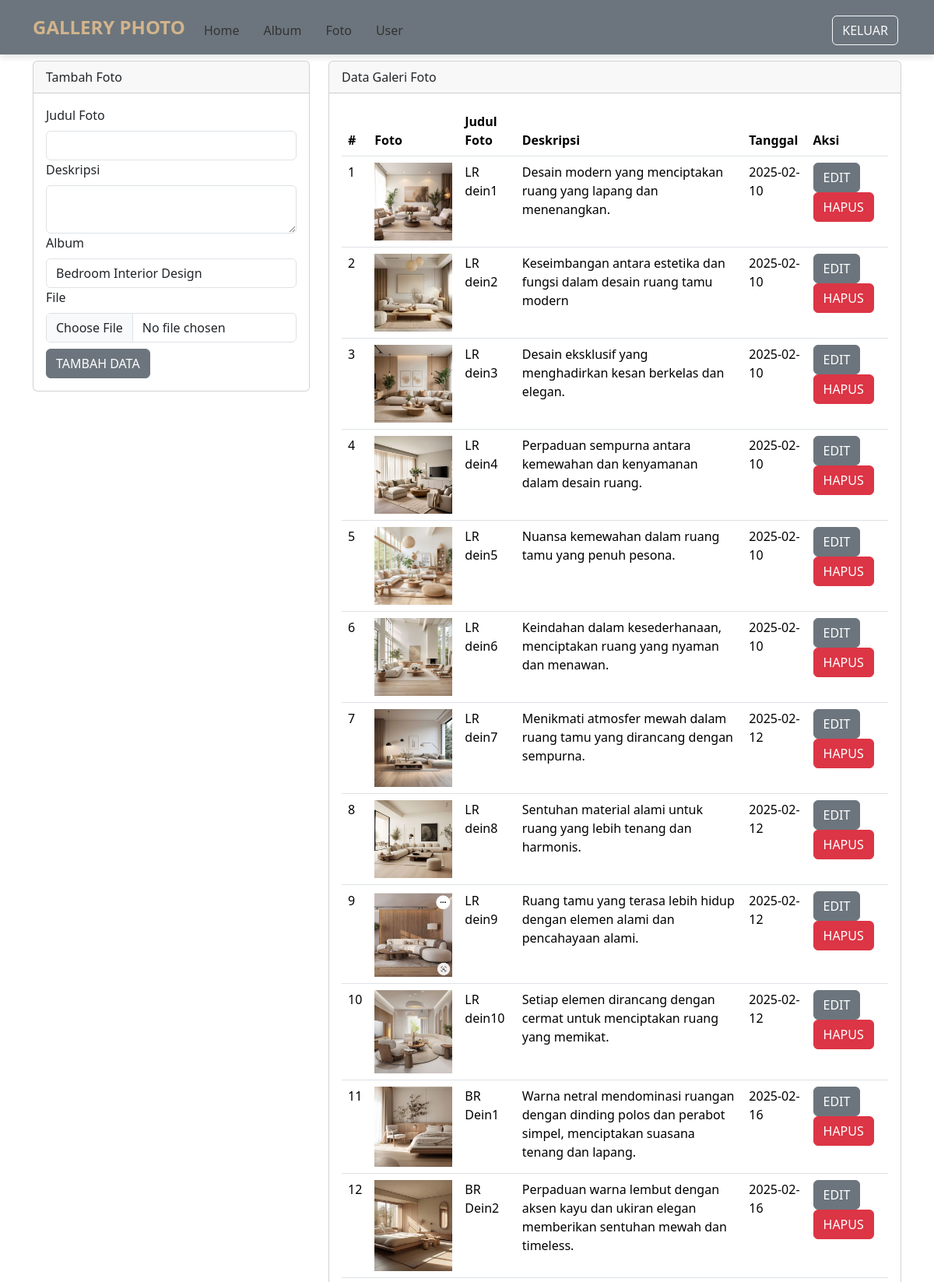
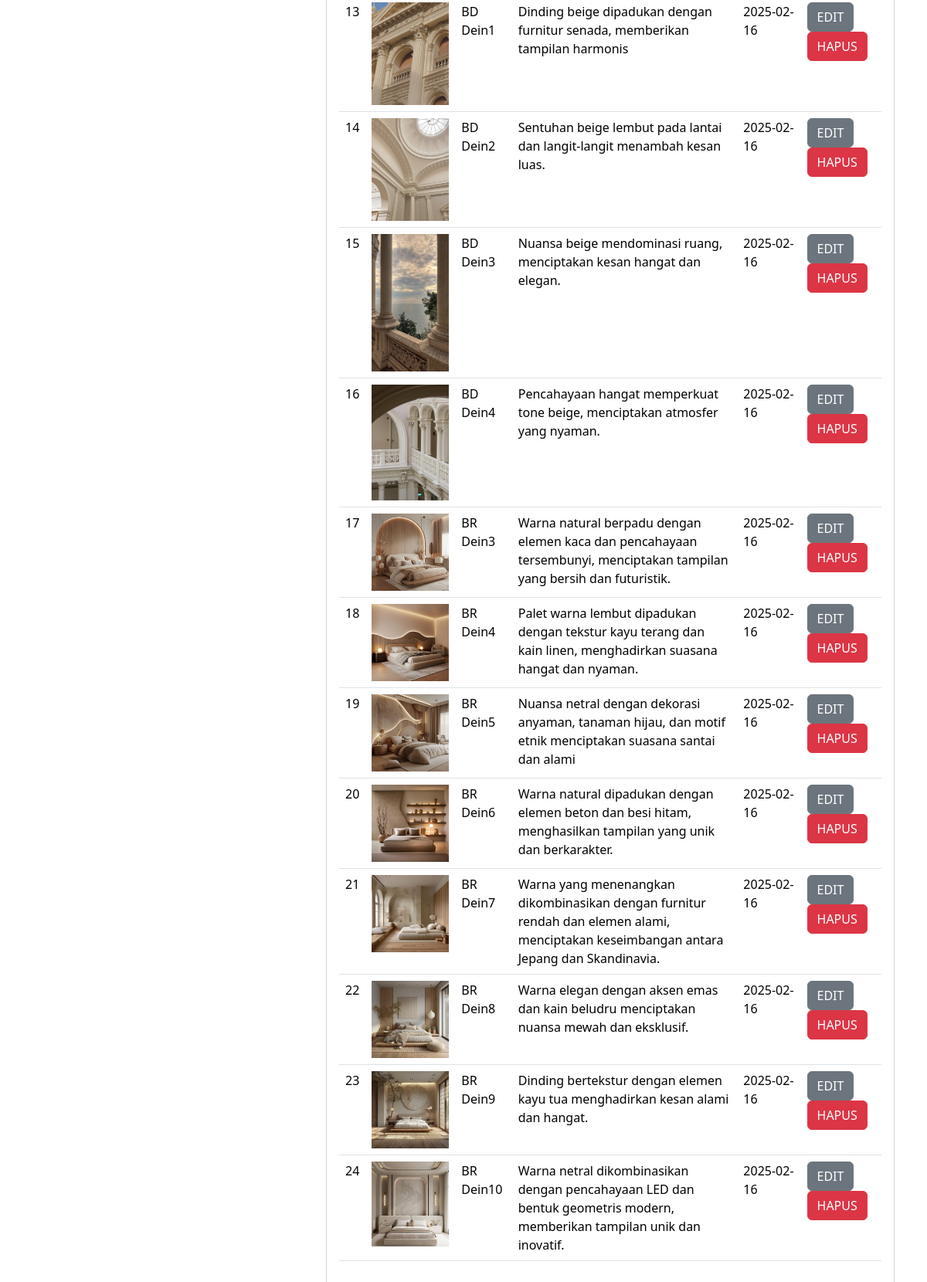
The page /admin/foto.php (signed in) on the database its author committed (2 pictures, top to bottom).
### tables this page shows
CREATE TABLE `foto` (
  `fotoid` int(11) NOT NULL,
  `judulfoto` varchar(255) NOT NULL,
  `deskripsifoto` text NOT NULL,
  `tanggalunggah` date NOT NULL,
  `lokasifile` varchar(255) NOT NULL,
  `albumid` int(11) NOT NULL,
  `userid` int(11) NOT NULL
);

### admin/foto.php (the view, shortened to what this page needs)
<?php
include '../config/koneksi.php';
$userid = $_SESSION['userid'];
?>
<!DOCTYPE html>
<html lang="en">
<head>
    <link rel="stylesheet" type="text/css" href="../assets/css/bootstrap.min.css">
    <link rel="stylesheet" href="../assets/style.css" class="rel">
</head>
<body>
    <nav class="navbar navbar-expand-lg bg-secondary">
        <div class="container">
            <a class="navbar-brand" href="index.php" style="color: #D2B48C !important;">GALLERY PHOTO</a>
            <div class="collapse navbar-collapse mt-2" id="navbarNavAltMarkup">
                <div class="navbar-nav me-auto">
                    <a href="index.php" class="nav-link">Home</a>
                    <a href="album.php" class="nav-link">Album</a>
                    <a href="foto.php" class="nav-link">Foto</a>
                    <a href="user.php" class="nav-link">User</a>
                </div>
                <a href="../config/aksi_logout.php" class="btn btn-outline-light m-1">KELUAR</a>
            </div>
        </div>
    </nav>
    <div class="container">
        <div class="row">
            <div class="col-md-4">
                <div class="card mt-2">
                    <div class="card-header">Tambah Foto</div>
                    <div class="card-body">
                        <form action="../config/aksi_foto.php" method="POST" enctype="multipart/form-data">
                            <label class="form-label">Judul Foto</label>
                            <input type="text" name="judulfoto" class="form-control" required>
                            <label class="form-label">Deskripsi</label>
                            <textarea class="form-control" name="deskripsifoto" required></textarea>
                            <label class="form-label">Album</label>
                            <select class="form-control" name="albumid" required>
                                <?php
                                $sql_album = mysqli_query($koneksi, "SELECT * FROM album WHERE userid='$userid'");
                                while ($data_album = mysqli_fetch_array($sql_album)) { ?>
                                    <option value="<?php echo $data_album['albumid'] ?>">
                                        <?php echo $data_album['namaalbum'] ?>
                                    </option>
                                <?php } ?>
                            </select>
                            <label class="form-label">File</label>
                            <input type="file" class="form-control" name="lokasifile" required>
                            <button type="submit" class="btn btn-secondary mt-2" name="tambah">TAMBAH DATA</button>
                        </form>
                    </div>
                </div>
            </div>
            <div class="col-md-8">
                <div class="card mt-2">
                    <div class="card-header">Data Galeri Foto</div>
                    <div class="card-body">
                        <table class="table">
                            <thead>
                                <tr>
                                    <th>#</th>
                                    <th>Foto</th>
                                    <th>Judul Foto</th>
                                    <th>Deskripsi</th>
                                    <th>Tanggal</th>
                                    <th>Aksi</th>
                                </tr>
                            </thead>
                            <tbody>
                                <?php
                                $no = 1;
                                $sql = mysqli_query($koneksi, "SELECT * FROM foto");
                                while ($data = mysqli_fetch_array($sql)) {
                                ?>
                                <tr>
                                    <td><?php echo $no++ ?></td>
                                    <td><img src="../assets/img/<?php echo $data['lokasifile']?>" width="100"></td>
                                    <td><?php echo $data['judulfoto'] ?></td>
                                    <td><?php echo $data['deskripsifoto'] ?></td>
                                    <td><?php echo $data['tanggalunggah'] ?></td>
                                    <td>
                                        <button type="button" class="btn btn-secondary" data-bs-toggle="modal" data-bs-target="#edit<?php echo $data['fotoid'] ?>">EDIT</button>
                                        <button type="button" class="btn btn-danger" data-bs-toggle="modal" data-bs-target="#hapus<?php echo $data['fotoid'] ?>">HAPUS</button>
                                    </td>
                                </tr>
                                <?php } ?>
                            </tbody>
                        </table>
                    </div>
                </div>
            </div>
        </div>
    </div>
</body>
</html>

### assets/style.css (style rules this page uses)
body { background: url('https://i.pinimg.com/736x/d5/aa/19/d5aa19ca134b0d79ab4e9130da7df75e.jpg') no-repeat center center fixed !important; background-size: cover !important; color: #333; }
.navbar { background-color: rgba(255, 255, 255, 0.8); box-shadow: 0px 4px 8px rgba(0, 0, 0, 0.1); }
.navbar-brand { font-weight: bold; font-size: 1.5rem; color: #000000 !important; }
.navbar-nav .nav-link { color: #333333 !important; margin-right: 15px; }

### rows shown on the page
foto: lokasifile (picture), judulfoto "LR dein1", deskripsifoto "Desain modern yang menciptakan ruang yang lapang dan menenangkan.", tanggalunggah "2025-02-10"
foto: lokasifile (picture), judulfoto "LR dein2", deskripsifoto "Keseimbangan antara estetika dan fungsi dalam desain ruang tamu modern", tanggalunggah "2025-02-10"
foto: lokasifile (picture), judulfoto "LR dein3", deskripsifoto "Desain eksklusif yang menghadirkan kesan berkelas dan elegan.", tanggalunggah "2025-02-10"
foto: lokasifile (picture), judulfoto "LR dein4", deskripsifoto "Perpaduan sempurna antara kemewahan dan kenyamanan dalam desain ruang.", tanggalunggah "2025-02-10"
foto: lokasifile (picture), judulfoto "LR dein5", deskripsifoto "Nuansa kemewahan dalam ruang tamu yang penuh pesona.", tanggalunggah "2025-02-10"
foto: lokasifile (picture), judulfoto "LR dein6", deskripsifoto "Keindahan dalam kesederhanaan, menciptakan ruang yang nyaman dan menawan.", tanggalunggah "2025-02-10"
foto: lokasifile (picture), judulfoto "LR dein7", deskripsifoto "Menikmati atmosfer mewah dalam ruang tamu yang dirancang dengan sempurna.", tanggalunggah "2025-02-12"
foto: lokasifile (picture), judulfoto "LR dein8", deskripsifoto "Sentuhan material alami untuk ruang yang lebih tenang dan harmonis.", tanggalunggah "2025-02-12"
foto: lokasifile (picture), judulfoto "LR dein9", deskripsifoto "Ruang tamu yang terasa lebih hidup dengan elemen alami dan pencahayaan alami.", tanggalunggah "2025-02-12"
foto: lokasifile (picture), judulfoto "LR dein10", deskripsifoto "Setiap elemen dirancang dengan cermat untuk menciptakan ruang yang memikat.", tanggalunggah "2025-02-12"
foto: lokasifile (picture), judulfoto "BR Dein1", deskripsifoto "Warna netral mendominasi ruangan dengan dinding polos dan perabot simpel, menciptakan suasana tenang dan lapang.", tanggalunggah "2025-02-16"
foto: lokasifile (picture), judulfoto "BR Dein2", deskripsifoto "Perpaduan warna lembut dengan aksen kayu dan ukiran elegan memberikan sentuhan mewah dan timeless.", tanggalunggah "2025-02-16"
foto: lokasifile (picture), judulfoto "BD Dein1", deskripsifoto "Dinding beige dipadukan dengan furnitur senada, memberikan tampilan harmonis", tanggalunggah "2025-02-16"
foto: lokasifile (picture), judulfoto "BD Dein2", deskripsifoto "Sentuhan beige lembut pada lantai dan langit-langit menambah kesan luas.", tanggalunggah "2025-02-16"
foto: lokasifile (picture), judulfoto "BD Dein3", deskripsifoto "Nuansa beige mendominasi ruang, menciptakan kesan hangat dan elegan.", tanggalunggah "2025-02-16"
foto: lokasifile (picture), judulfoto "BD Dein4", deskripsifoto "Pencahayaan hangat memperkuat tone beige, menciptakan atmosfer yang nyaman.", tanggalunggah "2025-02-16"
foto: lokasifile (picture), judulfoto "BR Dein3", deskripsifoto "Warna natural berpadu dengan elemen kaca dan pencahayaan tersembunyi, menciptakan tampilan yang bersih dan futuristik.", tanggalunggah "2025-02-16"
foto: lokasifile (picture), judulfoto "BR Dein4", deskripsifoto "Palet warna lembut dipadukan dengan tekstur kayu terang dan kain linen, menghadirkan suasana hangat dan nyaman.", tanggalunggah "2025-02-16"
foto: lokasifile (picture), judulfoto "BR Dein5", deskripsifoto "Nuansa netral dengan dekorasi anyaman, tanaman hijau, dan motif etnik menciptakan suasana santai dan alami", tanggalunggah "2025-02-16"
foto: lokasifile (picture), judulfoto "BR Dein6", deskripsifoto "Warna natural dipadukan dengan elemen beton dan besi hitam, menghasilkan tampilan yang unik dan berkarakter.", tanggalunggah "2025-02-16"
foto: lokasifile (picture), judulfoto "BR Dein7", deskripsifoto "Warna yang menenangkan dikombinasikan dengan furnitur rendah dan elemen alami, menciptakan keseimbangan antara Jepang dan Skandinavia.", tanggalunggah "2025-02-16"
foto: lokasifile (picture), judulfoto "BR Dein8", deskripsifoto "Warna elegan dengan aksen emas dan kain beludru menciptakan nuansa mewah dan eksklusif.", tanggalunggah "2025-02-16"
foto: lokasifile (picture), judulfoto "BR Dein9", deskripsifoto "Dinding bertekstur dengan elemen kayu tua menghadirkan kesan alami dan hangat.", tanggalunggah "2025-02-16"
foto: lokasifile (picture), judulfoto "BR Dein10", deskripsifoto "Warna netral dikombinasikan dengan pencahayaan LED dan bentuk geometris modern, memberikan tampilan unik dan inovatif.", tanggalunggah "2025-02-16"

### other values the page prints
form field albumid "Bedroom Interior Design"
